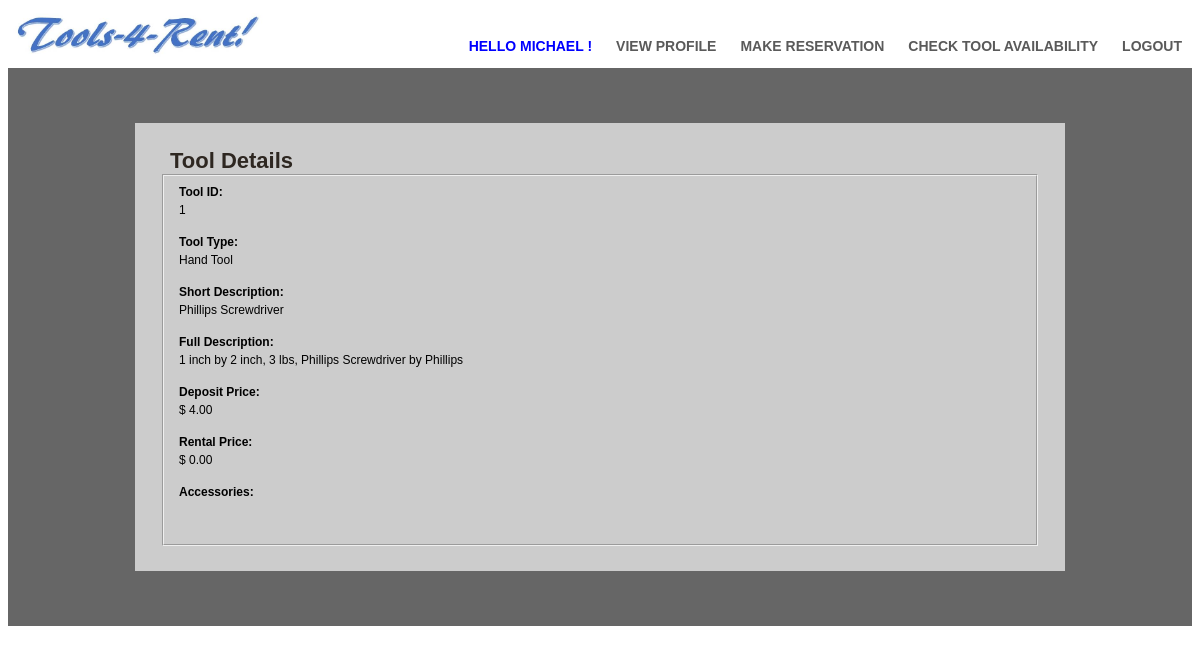
The page /tool_details_id.php?toolID=1 (signed in) on the database its author committed.
### tables this page shows
CREATE TABLE Tool (
  toolID int(16) unsigned NOT NULL AUTO_INCREMENT,
  purchase_price DECIMAL(10,2) NOT NULL,
  power_source ENUM('Manual', 'Electric', 'Cordless', 'Gas') NOT NULL,
  category ENUM('Hand', 'Garden', 'Ladder', 'Power') NOT NULL,
  sub_type varchar(20) NOT NULL,
  sub_option varchar(20) NOT NULL,
  width_diameter float NOT NULL,
  length float NOT NULL,
  weight float NOT NULL,
  manufacturer varchar(20) NOT NULL,
  status varchar(20) NOT NULL,
  PRIMARY KEY toolID (toolID)
);

### tool_details_id.php (the view, shortened to what this page needs)
<?php
include 'lib/connection.php';
$toolID = mysqli_real_escape_string($conn, $_REQUEST['toolID']);
$query = "SELECT Tool.toolID, category, description, ".
    "power_source, sub_type, sub_option, width_diameter, length, weight, manufacturer, ".
    "purchase_price*0.4 AS deposit_price, ".
    "purchase_price*0.15 AS rental_price, ".
    "GROUP_CONCAT(acc_description) AS accessories ".
    "FROM Tool LEFT OUTER JOIN ToolAccessory ON Tool.toolID = ToolAccessory.toolID ".
    "LEFT OUTER JOIN Accessory ON ToolAccessory.accessoryID = Accessory.accessoryID ".
    "WHERE Tool.toolID = '$toolID' ".
    "GROUP BY Tool.toolID";
$result = mysqli_query($conn, $query);
$resultCheck = mysqli_num_rows($result);
if ($resultCheck >= 1) {
    $row = mysqli_fetch_array($result, MYSQLI_ASSOC);
    $tool_type = $row['category']." Tool";
    $short_description=$row['description'];
    $deposit_price=number_format($row['deposit_price'],2);
    $rental_price=number_format($row['rental_price']*$_SESSION['date_diff'],2);
    $full_description=$row['width_diameter']. " inch by ".$row['length']. " inch, ".$row['weight']." lbs, ".
        $row['description']. " by ".$row['manufacturer'];
}
?>
<!DOCTYPE html>
<html>
<head>
    <link rel="stylesheet" type="text/css" href="generic_customer.css">
</head>
<body>
<div class="header">
    <ul class="headerList">
        <li><a style="color: blue;">Hello <?php echo $_SESSION['first_name'] ?> !</a></li>
        <li><a href="view_profile.php">View Profile</a></li>
        <li><a href="make_reservation.php">Make Reservation</a></li>
        <li><a href="check_tool_availability.php">Check Tool Availability</a></li>
        <li><a href="logout.php">Logout</a></li>
    </ul>
</div>
<div class="mainbody">
    <div class="mainbodySpaceHolder"></div>
    <div class="mainbodyWrapper2">
        <div class = "title_name">Tool Details</div>
        <fieldset>
            <table>
                <tr>
                    <td style="font-weight: bold;">Tool ID:</td>
                </tr>
                <tr><td>
                        <?php echo $toolID; ?>
                        <br><br></td></tr>
                <tr><td style="font-weight: bold;">Tool Type:</td></tr>
                <tr><td>
                        <?php echo $tool_type; ?>
                        <br><br></td></tr>
                <tr>
                    <td style="font-weight: bold;">Short Description:</td>
                </tr>
                <tr><td>
                        <?php echo $short_description; ?>
                        <br><br></td></tr>
                <tr>
                    <td style="font-weight: bold;">Full Description:</td>
                </tr>
                <tr><td>
                        <?php echo $full_description; ?>
                        <br><br></td></tr>
                <tr>
                    <td style="font-weight: bold;">Deposit Price:</td>
                </tr>
                <tr><td>
                        <?php echo "\$ ". $deposit_price; ?>
                        <br><br></td></tr>
                <tr>
                    <td style="font-weight: bold;">Rental Price:</td>
                </tr>
                <tr><td>
                        <?php echo "\$ ". $rental_price; ?>
                        <br><br></td></tr>
                <tr>
                    <td style="font-weight: bold;">Accessories:</td>
                </tr>
                <tr><td>
                        <br><br></td></tr>
            </table>
        </fieldset>
    </div>
    <div class="mainbodySpaceHolder">
    </div>
</div>
</body>
</html>

### generic_customer.css (style rules this page uses)
a { color: #5a5a5a; font-family: "Arial"; font-size: 14px; font-weight: bold; padding: 14px 10px; text-transform: uppercase; text-decoration: none; }
li { display: inline; }
.header { background-image:url(header_image.jpg); height: 60px; background-repeat: no-repeat; background-size: 22%; }
.headerList { float: right; }
.headerList a { line-height: 45px; padding-top: 15px; }
.mainbody { background-color: #666; }
.mainbodySpaceHolder { height: 45px; }
.mainbodyWrapper2 { margin: auto; margin-top: 10px; margin-bottom: 10px; padding: 25px 25px; width: 880px; background-color: #ccc; }
table { width: 100%; border: none; font-family: Arial; font-size: 12px; }
th, td { text-align: left; padding: 1px; border: none; }
.title_name { width: auto; font-family: Georgia, sans-serif; font-weight:bold; font-size:22px; text-decoration-line: none; color: #2e2721; margin:0px 10px 0px 10px; }

### rows shown on the page
tool: category "Hand Tool", description "Phillips Screwdriver", full_description "1 inch by 2 inch, 3 lbs, Phillips Screwdriver by Phillips"

### other values the page prints
$_SESSION['first_name'] "MICHAEL"
$toolID "1"
$deposit_price "4.00"
$rental_price "0.00"
